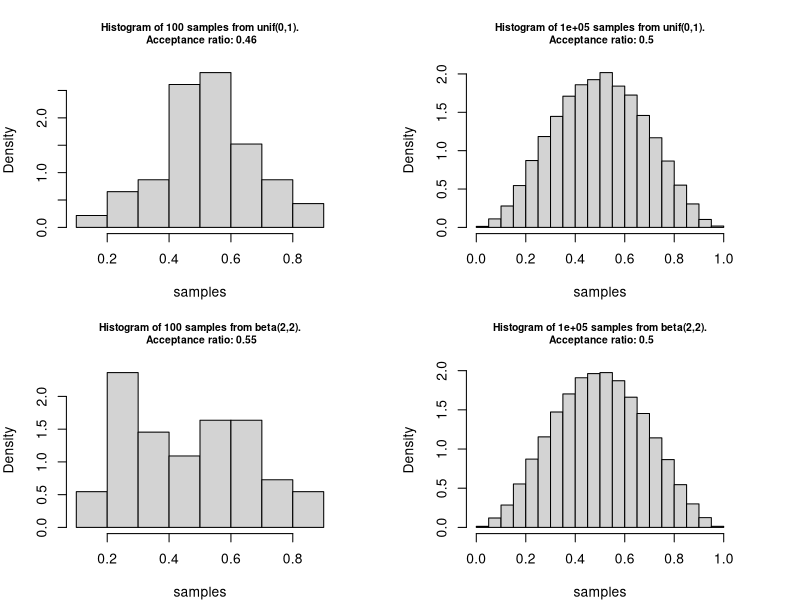
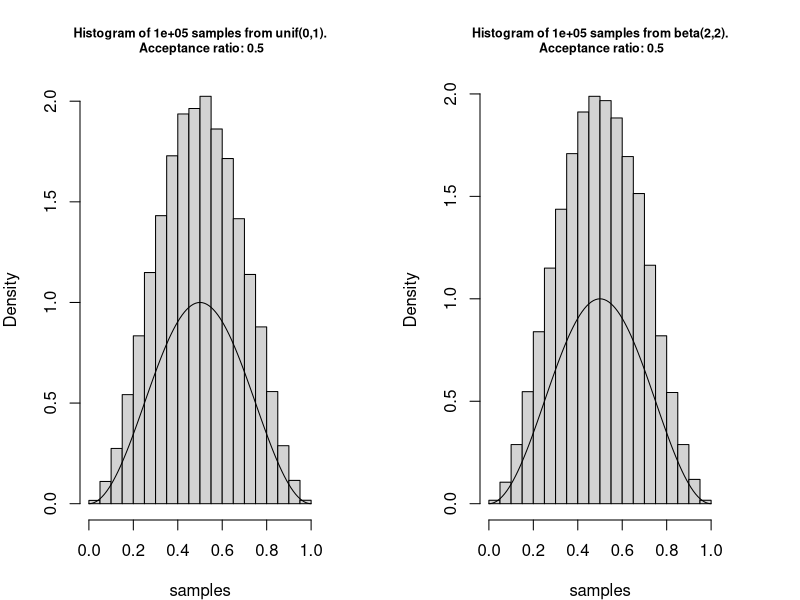

The R source for these figures, in order:
## ---- chunk 1
# grid of points
set.seed(2022)
x <- seq(0, 1, 10^-2)

fx <- function(x) sin(pi * x)^2

# function to simulate rejection sampling
sim_fun <- function(f, envelope = "unif", par1 = 0, par2 = 1, n = 10^2, plot = TRUE, plot_f=FALSE){

  r_envelope <- match.fun(paste0("r", envelope))
  d_envelope <- match.fun(paste0("d", envelope))
  proposal <- r_envelope(n, par1, par2)
  density_ratio <- f(proposal) / d_envelope(proposal, par1, par2)
  samples <- proposal[runif(n) < density_ratio]
  acceptance_ratio <- length(samples) / n
  if (plot) {
    hist(samples, probability = TRUE,
         main = paste0("Histogram of ",
                       n, " samples from ",
                       envelope, "(", par1, ",", par2,
                       ").\n Acceptance ratio: ",
                       round(acceptance_ratio,2)),
         cex.main = 0.75)
    if (plot_f) {
      x <- seq(0, 1, length=1000)
      curve(fx(x), add=T)
    }
  }
  list(x = samples, acceptance_ratio = acceptance_ratio)
}
## ---- chunk 2
par(mfrow = c(2,2), mar = rep(4, 4))
unif_1 <- sim_fun(fx, envelope = "unif", par1 = 0, par2 = 1, n = 10^2)
unif_2 <- sim_fun(fx, envelope = "unif", par1 = 0, par2 = 1, n = 10^5)
beta_1 <- sim_fun(fx, envelope = "beta", par1 = 2, par2 = 2, n = 10^2)
beta_2 <- sim_fun(fx, envelope = "beta", par1 = 2, par2 = 2, n = 10^5)

## ---- chunk 3
par(mfrow = c(1,2))
unif_3 <- sim_fun(fx, envelope = "unif", par1 = 0, par2 = 1, n = 10^5, plot_f = T)
beta_3 <- sim_fun(fx, envelope = "beta", par1 = 2, par2 = 2, n = 10^5, plot_f = T)

